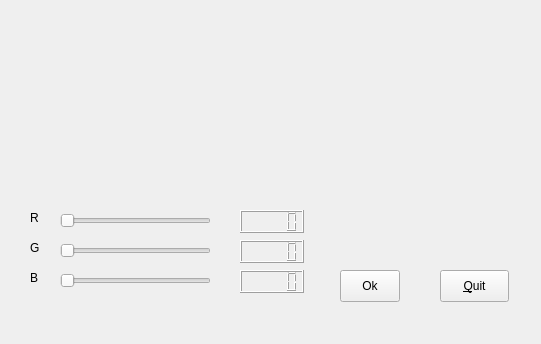
<?xml version="1.0" encoding="UTF-8"?>
<ui version="4.0">
 <class>ex2</class>
 <widget class="QMainWindow" name="ex2">
  <property name="geometry">
   <rect>
    <x>0</x>
    <y>0</y>
    <width>541</width>
    <height>344</height>
   </rect>
  </property>
  <property name="windowTitle">
   <string>ex2</string>
  </property>
  <widget class="QWidget" name="centralWidget">
   <widget class="QSlider" name="horizontalSlider">
    <property name="geometry">
     <rect>
      <x>60</x>
      <y>210</y>
      <width>151</width>
      <height>22</height>
     </rect>
    </property>
    <property name="maximum">
     <number>255</number>
    </property>
    <property name="orientation">
     <enum>Qt::Horizontal</enum>
    </property>
   </widget>
   <widget class="QSlider" name="horizontalSlider_2">
    <property name="geometry">
     <rect>
      <x>60</x>
      <y>240</y>
      <width>151</width>
      <height>22</height>
     </rect>
    </property>
    <property name="maximum">
     <number>255</number>
    </property>
    <property name="orientation">
     <enum>Qt::Horizontal</enum>
    </property>
   </widget>
   <widget class="QSlider" name="horizontalSlider_3">
    <property name="geometry">
     <rect>
      <x>60</x>
      <y>270</y>
      <width>151</width>
      <height>22</height>
     </rect>
    </property>
    <property name="maximum">
     <number>255</number>
    </property>
    <property name="orientation">
     <enum>Qt::Horizontal</enum>
    </property>
   </widget>
   <widget class="QPushButton" name="pushButton">
    <property name="geometry">
     <rect>
      <x>340</x>
      <y>270</y>
      <width>60</width>
      <height>32</height>
     </rect>
    </property>
    <property name="text">
     <string>Ok</string>
    </property>
   </widget>
   <widget class="QPushButton" name="pushButton_2">
    <property name="geometry">
     <rect>
      <x>440</x>
      <y>270</y>
      <width>69</width>
      <height>32</height>
     </rect>
    </property>
    <property name="text">
     <string>&amp;Quit</string>
    </property>
   </widget>
   <widget class="QLabel" name="label">
    <property name="geometry">
     <rect>
      <x>30</x>
      <y>210</y>
      <width>16</width>
      <height>16</height>
     </rect>
    </property>
    <property name="text">
     <string>R</string>
    </property>
   </widget>
   <widget class="QLabel" name="label_2">
    <property name="geometry">
     <rect>
      <x>30</x>
      <y>240</y>
      <width>16</width>
      <height>16</height>
     </rect>
    </property>
    <property name="text">
     <string>G</string>
    </property>
   </widget>
   <widget class="QLabel" name="label_3">
    <property name="geometry">
     <rect>
      <x>30</x>
      <y>270</y>
      <width>16</width>
      <height>16</height>
     </rect>
    </property>
    <property name="text">
     <string>B</string>
    </property>
   </widget>
   <widget class="QLCDNumber" name="lcdNumber">
    <property name="geometry">
     <rect>
      <x>240</x>
      <y>210</y>
      <width>64</width>
      <height>23</height>
     </rect>
    </property>
   </widget>
   <widget class="QLCDNumber" name="lcdNumber_2">
    <property name="geometry">
     <rect>
      <x>240</x>
      <y>240</y>
      <width>64</width>
      <height>23</height>
     </rect>
    </property>
   </widget>
   <widget class="QLCDNumber" name="lcdNumber_3">
    <property name="geometry">
     <rect>
      <x>240</x>
      <y>270</y>
      <width>64</width>
      <height>23</height>
     </rect>
    </property>
   </widget>
   <widget class="MyLabel" name="label_4">
    <property name="geometry">
     <rect>
      <x>21</x>
      <y>15</y>
      <width>491</width>
      <height>181</height>
     </rect>
    </property>
    <property name="text">
     <string/>
    </property>
   </widget>
  </widget>
 </widget>
 <layoutdefault spacing="6" margin="11"/>
 <customwidgets>
  <customwidget>
   <class>MyLabel</class>
   <extends>QLabel</extends>
   <header>MyLabel.h</header>
   <slots>
    <slot>setColor()</slot>
    <slot>saveR(int)</slot>
    <slot>saveG(int)</slot>
    <slot>saveB(int)</slot>
   </slots>
  </customwidget>
 </customwidgets>
 <resources/>
 <connections>
  <connection>
   <sender>pushButton_2</sender>
   <signal>clicked()</signal>
   <receiver>ex2</receiver>
   <slot>close()</slot>
   <hints>
    <hint type="sourcelabel">
     <x>473</x>
     <y>290</y>
    </hint>
    <hint type="destinationlabel">
     <x>446</x>
     <y>321</y>
    </hint>
   </hints>
  </connection>
  <connection>
   <sender>horizontalSlider</sender>
   <signal>valueChanged(int)</signal>
   <receiver>lcdNumber</receiver>
   <slot>display(int)</slot>
   <hints>
    <hint type="sourcelabel">
     <x>205</x>
     <y>223</y>
    </hint>
    <hint type="destinationlabel">
     <x>250</x>
     <y>222</y>
    </hint>
   </hints>
  </connection>
  <connection>
   <sender>horizontalSlider_2</sender>
   <signal>valueChanged(int)</signal>
   <receiver>lcdNumber_2</receiver>
   <slot>display(int)</slot>
   <hints>
    <hint type="sourcelabel">
     <x>105</x>
     <y>251</y>
    </hint>
    <hint type="destinationlabel">
     <x>250</x>
     <y>250</y>
    </hint>
   </hints>
  </connection>
  <connection>
   <sender>horizontalSlider_3</sender>
   <signal>valueChanged(int)</signal>
   <receiver>lcdNumber_3</receiver>
   <slot>display(int)</slot>
   <hints>
    <hint type="sourcelabel">
     <x>132</x>
     <y>284</y>
    </hint>
    <hint type="destinationlabel">
     <x>268</x>
     <y>285</y>
    </hint>
   </hints>
  </connection>
  <connection>
   <sender>horizontalSlider</sender>
   <signal>valueChanged(int)</signal>
   <receiver>label_4</receiver>
   <slot>saveR(int)</slot>
   <hints>
    <hint type="sourcelabel">
     <x>98</x>
     <y>218</y>
    </hint>
    <hint type="destinationlabel">
     <x>99</x>
     <y>171</y>
    </hint>
   </hints>
  </connection>
  <connection>
   <sender>horizontalSlider_2</sender>
   <signal>valueChanged(int)</signal>
   <receiver>label_4</receiver>
   <slot>saveG(int)</slot>
   <hints>
    <hint type="sourcelabel">
     <x>146</x>
     <y>250</y>
    </hint>
    <hint type="destinationlabel">
     <x>135</x>
     <y>184</y>
    </hint>
   </hints>
  </connection>
  <connection>
   <sender>horizontalSlider_3</sender>
   <signal>valueChanged(int)</signal>
   <receiver>label_4</receiver>
   <slot>saveB(int)</slot>
   <hints>
    <hint type="sourcelabel">
     <x>186</x>
     <y>284</y>
    </hint>
    <hint type="destinationlabel">
     <x>185</x>
     <y>192</y>
    </hint>
   </hints>
  </connection>
  <connection>
   <sender>pushButton</sender>
   <signal>clicked()</signal>
   <receiver>label_4</receiver>
   <slot>setColor()</slot>
   <hints>
    <hint type="sourcelabel">
     <x>361</x>
     <y>284</y>
    </hint>
    <hint type="destinationlabel">
     <x>369</x>
     <y>188</y>
    </hint>
   </hints>
  </connection>
 </connections>
</ui>
